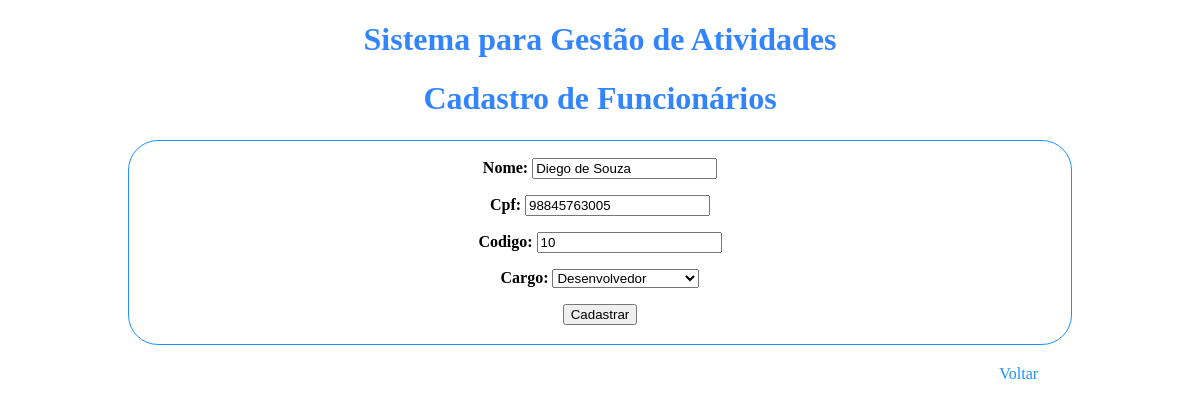
The app's page /funcionario_editar/1/ with its own data.
### cadastro/models.py (models this page shows, shortened)
class Funcionario(models.Model):
    id = models.IntegerField(primary_key=True)
    nome = models.CharField(max_length=150)
    cpf = models.CharField(max_length=11)
    codigo = models.IntegerField(unique=True)
    cargo = models.ForeignKey(Cargo, on_delete=models.CASCADE)

class Cargo(models.Model):
    id = models.IntegerField(primary_key=True)
    nome = models.CharField(max_length=150)
    def __str__(self):
        return self.nome

### cadastro/views.py (the view, shortened to what this page needs)
# urls.py: path('funcionario_editar/<int:pk>/', views.funcionario_editar, name='funcionario_editar'),
def funcionario_editar(request, pk):
   post = get_object_or_404(Funcionario, pk=pk)
   form = FuncionarioForm(instance=post)
   template = loader.get_template('cadastro/funcionario_detalhe.html')
   return HttpResponse(template.render({'form': form}, request))

### cadastro/forms.py
class FuncionarioForm(forms.ModelForm):
    class Meta:
        model = Funcionario
        fields = ('nome', 'cpf', 'codigo', 'cargo',)

### cadastro/templates/cadastro/funcionario_detalhe.html (shortened to what this page needs)
<!DOCTYPE html>
<html>
<head>
</head>
<body>
<h1>Sistema para Gestão de Atividades</h1>
<h1>Cadastro de Funcionários</h1>
<table class="center" style="width:80%">
    <tr>
        <th>
            <form method="POST" class="post-form">
                {{ form.as_p }}
                <button type="submit" class="save btn btn-default">Cadastrar</button>
            </form>
            <br>
        </th>
    </tr>
</table>
<br>
<a class="ex1" href="/funcionario" style="float: right;">Voltar</a>
</body>
</html>

### cadastro/templates/cadastro/funcionario_detalhe.html (style rules this page uses)
th, td { border: 1px solid black; border-radius: 30px; border-color: DodgerBlue; }
table.center { margin-left: auto; margin-right: auto; }
h1 { text-align: center; color: #3385ff; }
a { color: DodgerBlue; text-decoration: none; }
a.ex1 { color: DodgerBlue; text-decoration: none; margin-right: 13% }

### records on screen
Funcionario: nome "Diego de Souza", cpf "98845763005", codigo "10", cargo "Desenvolvedor"
